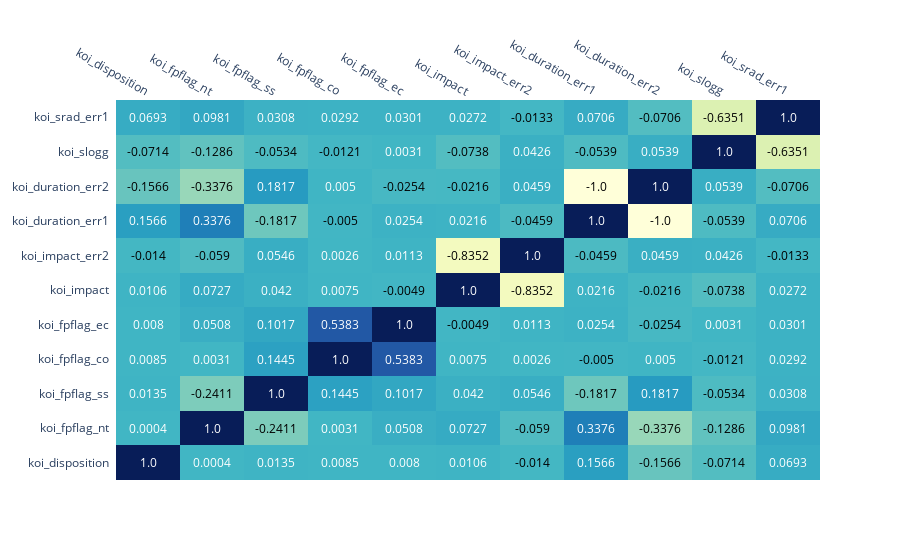

The cell this chart's notebook holds for it:
### Code cell
iplot(figfac.create_annotated_heatmap(rel_correlation.round(3).values, x=rel_correlation.columns.to_list(), 
                                  y=rel_correlation.index.to_list(), annotation_text=rel_correlation.round(4).values, colorscale= 'ylgnbu'))

### Figure 1 — Plotly figure (JSON) as saved in the notebook; plotly's stock layout.template omitted (floating-point values rounded to 4 significant figures)
{"data": [{"colorscale": [[0, "rgb(255,255,217)"], [0.125, "rgb(237,248,177)"], [0.25, "rgb(199,233,180)"], [0.375, "rgb(127,205,187)"], [0.5, "rgb(65,182,196)"], [0.625, "rgb(29,145,192)"], [0.75, "rgb(34,94,168)"], [0.875, "rgb(37,52,148)"], [1, "rgb(8,29,88)"]], "reversescale": false, "showscale": false, "type": "heatmap", "x": ["koi_disposition", "koi_fpflag_nt", "koi_fpflag_ss", "koi_fpflag_co", "koi_fpflag_ec", "koi_impact", "koi_impact_err2", "koi_duration_err1", "koi_duration_err2", "koi_slogg", "koi_srad_err1"], "y": ["koi_disposition", "koi_fpflag_nt", "koi_fpflag_ss", "koi_fpflag_co", "koi_fpflag_ec", "koi_impact", "koi_impact_err2", "koi_duration_err1", "koi_duration_err2", "koi_slogg", "koi_srad_err1"], "z": [[1, 0, 0.014, 0.009, 0.008, 0.011, -0.014, 0.157, -0.157, -0.071, 0.069], [0, 1, -0.241, 0.003, 0.051, 0.073, -0.059, 0.338, -0.338, -0.129, 0.098], [0.014, -0.241, 1, 0.145, 0.102, 0.042, 0.055, -0.182, 0.182, -0.053, 0.031], [0.009, 0.003, 0.145, 1, 0.538, 0.008, 0.003, -0.005, 0.005, -0.012, 0.029], [0.008, 0.051, 0.102, 0.538, 1, -0.005, 0.011, 0.025, -0.025, 0.003, 0.03], [0.011, 0.073, 0.042, 0.008, -0.005, 1, -0.835, 0.022, -0.022, -0.074, 0.027], [-0.014, -0.059, 0.055, 0.003, 0.011, -0.835, 1, -0.046, 0.046, 0.043, -0.013], [0.157, 0.338, -0.182, -0.005, 0.025, 0.022, -0.046, 1, -1, -0.054, 0.071], [-0.157, -0.338, 0.182, 0.005, -0.025, -0.022, 0.046, -1, 1, 0.054, -0.071], [-0.071, -0.129, -0.053, -0.012, 0.003, -0.074, 0.043, -0.054, 0.054, 1, -0.635], [0.069, 0.098, 0.031, 0.029, 0.03, 0.027, -0.013, 0.071, -0.071, -0.635, 1]]}], "layout": {"annotations": [{"font": {"color": "#FFFFFF"}, "showarrow": false, "text": "1.0", "x": "koi_disposition", "xref": "x", "y": "koi_disposition", "yref": "y"}, {"font": {"color": "#FFFFFF"}, "showarrow": false, "text": "0.0004", "x": "koi_fpflag_nt", "xref": "x", "y": "koi_disposition", "yref": "y"}, {"font": {"color": "#FFFFFF"}, "showarrow": false, "text": "0.0135", "x": "koi_fpflag_ss", "xref": "x", "y": "koi_disposition", "yref": "y"}, {"font": {"color": "#FFFFFF"}, "showarrow": false, "text": "0.0085", "x": "koi_fpflag_co", "xref": "x", "y": "koi_disposition", "yref": "y"}, {"font": {"color": "#FFFFFF"}, "showarrow": false, "text": "0.008", "x": "koi_fpflag_ec", "xref": "x", "y": "koi_disposition", "yref": "y"}, {"font": {"color": "#FFFFFF"}, "showarrow": false, "text": "0.0106", "x": "koi_impact", "xref": "x", "y": "koi_disposition", "yref": "y"}, {"font": {"color": "#000000"}, "showarrow": false, "text": "-0.014", "x": "koi_impact_err2", "xref": "x", "y": "koi_disposition", "yref": "y"}, {"font": {"color": "#FFFFFF"}, "showarrow": false, "text": "0.1566", "x": "koi_duration_err1", "xref": "x", "y": "koi_disposition", "yref": "y"}, {"font": {"color": "#000000"}, "showarrow": false, "text": "-0.1566", "x": "koi_duration_err2", "xref": "x", "y": "koi_disposition", "yref": "y"}, {"font": {"color": "#000000"}, "showarrow": false, "text": "-0.0714", "x": "koi_slogg", "xref": "x", "y": "koi_disposition", "yref": "y"}, {"font": {"color": "#FFFFFF"}, "showarrow": false, "text": "0.0693", "x": "koi_srad_err1", "xref": "x", "y": "koi_disposition", "yref": "y"}, {"font": {"color": "#FFFFFF"}, "showarrow": false, "text": "0.0004", "x": "koi_disposition", "xref": "x", "y": "koi_fpflag_nt", "yref": "y"}, {"font": {"color": "#FFFFFF"}, "showarrow": false, "text": "1.0", "x": "koi_fpflag_nt", "xref": "x", "y": "koi_fpflag_nt", "yref": "y"}, {"font": {"color": "#000000"}, "showarrow": false, "text": "-0.2411", "x": "koi_fpflag_ss", "xref": "x", "y": "koi_fpflag_nt", "yref": "y"}, {"font": {"color": "#FFFFFF"}, "showarrow": false, "text": "0.0031", "x": "koi_fpflag_co", "xref": "x", "y": "koi_fpflag_nt", "yref": "y"}, {"font": {"color": "#FFFFFF"}, "showarrow": false, "text": "0.0508", "x": "koi_fpflag_ec", "xref": "x", "y": "koi_fpflag_nt", "yref": "y"}, {"font": {"color": "#FFFFFF"}, "showarrow": false, "text": "0.0727", "x": "koi_impact", "xref": "x", "y": "koi_fpflag_nt", "yref": "y"}, {"font": {"color": "#000000"}, "showarrow": false, "text": "-0.059", "x": "koi_impact_err2", "xref": "x", "y": "koi_fpflag_nt", "yref": "y"}, {"font": {"color": "#FFFFFF"}, "showarrow": false, "text": "0.3376", "x": "koi_duration_err1", "xref": "x", "y": "koi_fpflag_nt", "yref": "y"}, {"font": {"color": "#000000"}, "showarrow": false, "text": "-0.3376", "x": "koi_duration_err2", "xref": "x", "y": "koi_fpflag_nt", "yref": "y"}, {"font": {"color": "#000000"}, "showarrow": false, "text": "-0.1286", "x": "koi_slogg", "xref": "x", "y": "koi_fpflag_nt", "yref": "y"}, {"font": {"color": "#FFFFFF"}, "showarrow": false, "text": "0.0981", "x": "koi_srad_err1", "xref": "x", "y": "koi_fpflag_nt", "yref": "y"}, {"font": {"color": "#FFFFFF"}, "showarrow": false, "text": "0.0135", "x": "koi_disposition", "xref": "x", "y": "koi_fpflag_ss", "yref": "y"}, {"font": {"color": "#000000"}, "showarrow": false, "text": "-0.2411", "x": "koi_fpflag_nt", "xref": "x", "y": "koi_fpflag_ss", "yref": "y"}, {"font": {"color": "#FFFFFF"}, "showarrow": false, "text": "1.0", "x": "koi_fpflag_ss", "xref": "x", "y": "koi_fpflag_ss", "yref": "y"}, {"font": {"color": "#FFFFFF"}, "showarrow": false, "text": "0.1445", "x": "koi_fpflag_co", "xref": "x", "y": "koi_fpflag_ss", "yref": "y"}, {"font": {"color": "#FFFFFF"}, "showarrow": false, "text": "0.1017", "x": "koi_fpflag_ec", "xref": "x", "y": "koi_fpflag_ss", "yref": "y"}, {"font": {"color": "#FFFFFF"}, "showarrow": false, "text": "0.042", "x": "koi_impact", "xref": "x", "y": "koi_fpflag_ss", "yref": "y"}, {"font": {"color": "#FFFFFF"}, "showarrow": false, "text": "0.0546", "x": "koi_impact_err2", "xref": "x", "y": "koi_fpflag_ss", "yref": "y"}, {"font": {"color": "#000000"}, "showarrow": false, "text": "-0.1817", "x": "koi_duration_err1", "xref": "x", "y": "koi_fpflag_ss", "yref": "y"}, {"font": {"color": "#FFFFFF"}, "showarrow": false, "text": "0.1817", "x": "koi_duration_err2", "xref": "x", "y": "koi_fpflag_ss", "yref": "y"}, {"font": {"color": "#000000"}, "showarrow": false, "text": "-0.0534", "x": "koi_slogg", "xref": "x", "y": "koi_fpflag_ss", "yref": "y"}, {"font": {"color": "#FFFFFF"}, "showarrow": false, "text": "0.0308", "x": "koi_srad_err1", "xref": "x", "y": "koi_fpflag_ss", "yref": "y"}, {"font": {"color": "#FFFFFF"}, "showarrow": false, "text": "0.0085", "x": "koi_disposition", "xref": "x", "y": "koi_fpflag_co", "yref": "y"}, {"font": {"color": "#FFFFFF"}, "showarrow": false, "text": "0.0031", "x": "koi_fpflag_nt", "xref": "x", "y": "koi_fpflag_co", "yref": "y"}, {"font": {"color": "#FFFFFF"}, "showarrow": false, "text": "0.1445", "x": "koi_fpflag_ss", "xref": "x", "y": "koi_fpflag_co", "yref": "y"}, {"font": {"color": "#FFFFFF"}, "showarrow": false, "text": "1.0", "x": "koi_fpflag_co", "xref": "x", "y": "koi_fpflag_co", "yref": "y"}, {"font": {"color": "#FFFFFF"}, "showarrow": false, "text": "0.5383", "x": "koi_fpflag_ec", "xref": "x", "y": "koi_fpflag_co", "yref": "y"}, {"font": {"color": "#FFFFFF"}, "showarrow": false, "text": "0.0075", "x": "koi_impact", "xref": "x", "y": "koi_fpflag_co", "yref": "y"}, {"font": {"color": "#FFFFFF"}, "showarrow": false, "text": "0.0026", "x": "koi_impact_err2", "xref": "x", "y": "koi_fpflag_co", "yref": "y"}, {"font": {"color": "#000000"}, "showarrow": false, "text": "-0.005", "x": "koi_duration_err1", "xref": "x", "y": "koi_fpflag_co", "yref": "y"}, {"font": {"color": "#FFFFFF"}, "showarrow": false, "text": "0.005", "x": "koi_duration_err2", "xref": "x", "y": "koi_fpflag_co", "yref": "y"}, {"font": {"color": "#000000"}, "showarrow": false, "text": "-0.0121", "x": "koi_slogg", "xref": "x", "y": "koi_fpflag_co", "yref": "y"}, {"font": {"color": "#FFFFFF"}, "showarrow": false, "text": "0.0292", "x": "koi_srad_err1", "xref": "x", "y": "koi_fpflag_co", "yref": "y"}, {"font": {"color": "#FFFFFF"}, "showarrow": false, "text": "0.008", "x": "koi_disposition", "xref": "x", "y": "koi_fpflag_ec", "yref": "y"}, {"font": {"color": "#FFFFFF"}, "showarrow": false, "text": "0.0508", "x": "koi_fpflag_nt", "xref": "x", "y": "koi_fpflag_ec", "yref": "y"}, {"font": {"color": "#FFFFFF"}, "showarrow": false, "text": "0.1017", "x": "koi_fpflag_ss", "xref": "x", "y": "koi_fpflag_ec", "yref": "y"}, {"font": {"color": "#FFFFFF"}, "showarrow": false, "text": "0.5383", "x": "koi_fpflag_co", "xref": "x", "y": "koi_fpflag_ec", "yref": "y"}, {"font": {"color": "#FFFFFF"}, "showarrow": false, "text": "1.0", "x": "koi_fpflag_ec", "xref": "x", "y": "koi_fpflag_ec", "yref": "y"}, {"font": {"color": "#000000"}, "showarrow": false, "text": "-0.0049", "x": "koi_impact", "xref": "x", "y": "koi_fpflag_ec", "yref": "y"}, {"font": {"color": "#FFFFFF"}, "showarrow": false, "text": "0.0113", "x": "koi_impact_err2", "xref": "x", "y": "koi_fpflag_ec", "yref": "y"}, {"font": {"color": "#FFFFFF"}, "showarrow": false, "text": "0.0254", "x": "koi_duration_err1", "xref": "x", "y": "koi_fpflag_ec", "yref": "y"}, {"font": {"color": "#000000"}, "showarrow": false, "text": "-0.0254", "x": "koi_duration_err2", "xref": "x", "y": "koi_fpflag_ec", "yref": "y"}, {"font": {"color": "#FFFFFF"}, "showarrow": false, "text": "0.0031", "x": "koi_slogg", "xref": "x", "y": "koi_fpflag_ec", "yref": "y"}, {"font": {"color": "#FFFFFF"}, "showarrow": false, "text": "0.0301", "x": "koi_srad_err1", "xref": "x", "y": "koi_fpflag_ec", "yref": "y"}, {"font": {"color": "#FFFFFF"}, "showarrow": false, "text": "0.0106", "x": "koi_disposition", "xref": "x", "y": "koi_impact", "yref": "y"}, {"font": {"color": "#FFFFFF"}, "showarrow": false, "text": "0.0727", "x": "koi_fpflag_nt", "xref": "x", "y": "koi_impact", "yref": "y"}, {"font": {"color": "#FFFFFF"}, "showarrow": false, "text": "0.042", "x": "koi_fpflag_ss", "xref": "x", "y": "koi_impact", "yref": "y"}, {"font": {"color": "#FFFFFF"}, "showarrow": false, "text": "0.0075", "x": "koi_fpflag_co", "xref": "x", "y": "koi_impact", "yref": "y"}, {"font": {"color": "#000000"}, "showarrow": false, "text": "-0.0049", "x": "koi_fpflag_ec", "xref": "x", "y": "koi_impact", "yref": "y"}, {"font": {"color": "#FFFFFF"}, "showarrow": false, "text": "1.0", "x": "koi_impact", "xref": "x", "y": "koi_impact", "yref": "y"}, {"font": {"color": "#000000"}, "showarrow": false, "text": "-0.8352", "x": "koi_impact_err2", "xref": "x", "y": "koi_impact", "yref": "y"}, {"font": {"color": "#FFFFFF"}, "showarrow": false, "text": "0.0216", "x": "koi_duration_err1", "xref": "x", "y": "koi_impact", "yref": "y"}, {"font": {"color": "#000000"}, "showarrow": false, "text": "-0.0216", "x": "koi_duration_err2", "xref": "x", "y": "koi_impact", "yref": "y"}, {"font": {"color": "#000000"}, "showarrow": false, "text": "-0.0738", "x": "koi_slogg", "xref": "x", "y": "koi_impact", "yref": "y"}, {"font": {"color": "#FFFFFF"}, "showarrow": false, "text": "0.0272", "x": "koi_srad_err1", "xref": "x", "y": "koi_impact", "yref": "y"}, {"font": {"color": "#000000"}, "showarrow": false, "text": "-0.014", "x": "koi_disposition", "xref": "x", "y": "koi_impact_err2", "yref": "y"}, {"font": {"color": "#000000"}, "showarrow": false, "text": "-0.059", "x": "koi_fpflag_nt", "xref": "x", "y": "koi_impact_err2", "yref": "y"}, {"font": {"color": "#FFFFFF"}, "showarrow": false, "text": "0.0546", "x": "koi_fpflag_ss", "xref": "x", "y": "koi_impact_err2", "yref": "y"}, {"font": {"color": "#FFFFFF"}, "showarrow": false, "text": "0.0026", "x": "koi_fpflag_co", "xref": "x", "y": "koi_impact_err2", "yref": "y"}, {"font": {"color": "#FFFFFF"}, "showarrow": false, "text": "0.0113", "x": "koi_fpflag_ec", "xref": "x", "y": "koi_impact_err2", "yref": "y"}, {"font": {"color": "#000000"}, "showarrow": false, "text": "-0.8352", "x": "koi_impact", "xref": "x", "y": "koi_impact_err2", "yref": "y"}, {"font": {"color": "#FFFFFF"}, "showarrow": false, "text": "1.0", "x": "koi_impact_err2", "xref": "x", "y": "koi_impact_err2", "yref": "y"}, {"font": {"color": "#000000"}, "showarrow": false, "text": "-0.0459", "x": "koi_duration_err1", "xref": "x", "y": "koi_impact_err2", "yref": "y"}, {"font": {"color": "#FFFFFF"}, "showarrow": false, "text": "0.0459", "x": "koi_duration_err2", "xref": "x", "y": "koi_impact_err2", "yref": "y"}, {"font": {"color": "#FFFFFF"}, "showarrow": false, "text": "0.0426", "x": "koi_slogg", "xref": "x", "y": "koi_impact_err2", "yref": "y"}, {"font": {"color": "#000000"}, "showarrow": false, "text": "-0.0133", "x": "koi_srad_err1", "xref": "x", "y": "koi_impact_err2", "yref": "y"}, {"font": {"color": "#FFFFFF"}, "showarrow": false, "text": "0.1566", "x": "koi_disposition", "xref": "x", "y": "koi_duration_err1", "yref": "y"}, {"font": {"color": "#FFFFFF"}, "showarrow": false, "text": "0.3376", "x": "koi_fpflag_nt", "xref": "x", "y": "koi_duration_err1", "yref": "y"}, {"font": {"color": "#000000"}, "showarrow": false, "text": "-0.1817", "x": "koi_fpflag_ss", "xref": "x", "y": "koi_duration_err1", "yref": "y"}, {"font": {"color": "#000000"}, "showarrow": false, "text": "-0.005", "x": "koi_fpflag_co", "xref": "x", "y": "koi_duration_err1", "yref": "y"}, {"font": {"color": "#FFFFFF"}, "showarrow": false, "text": "0.0254", "x": "koi_fpflag_ec", "xref": "x", "y": "koi_duration_err1", "yref": "y"}, {"font": {"color": "#FFFFFF"}, "showarrow": false, "text": "0.0216", "x": "koi_impact", "xref": "x", "y": "koi_duration_err1", "yref": "y"}, {"font": {"color": "#000000"}, "showarrow": false, "text": "-0.0459", "x": "koi_impact_err2", "xref": "x", "y": "koi_duration_err1", "yref": "y"}, {"font": {"color": "#FFFFFF"}, "showarrow": false, "text": "1.0", "x": "koi_duration_err1", "xref": "x", "y": "koi_duration_err1", "yref": "y"}, {"font": {"color": "#000000"}, "showarrow": false, "text": "-1.0", "x": "koi_duration_err2", "xref": "x", "y": "koi_duration_err1", "yref": "y"}, {"font": {"color": "#000000"}, "showarrow": false, "text": "-0.0539", "x": "koi_slogg", "xref": "x", "y": "koi_duration_err1", "yref": "y"}, {"font": {"color": "#FFFFFF"}, "showarrow": false, "text": "0.0706", "x": "koi_srad_err1", "xref": "x", "y": "koi_duration_err1", "yref": "y"}, {"font": {"color": "#000000"}, "showarrow": false, "text": "-0.1566", "x": "koi_disposition", "xref": "x", "y": "koi_duration_err2", "yref": "y"}, {"font": {"color": "#000000"}, "showarrow": false, "text": "-0.3376", "x": "koi_fpflag_nt", "xref": "x", "y": "koi_duration_err2", "yref": "y"}, {"font": {"color": "#FFFFFF"}, "showarrow": false, "text": "0.1817", "x": "koi_fpflag_ss", "xref": "x", "y": "koi_duration_err2", "yref": "y"}, {"font": {"color": "#FFFFFF"}, "showarrow": false, "text": "0.005", "x": "koi_fpflag_co", "xref": "x", "y": "koi_duration_err2", "yref": "y"}, {"font": {"color": "#000000"}, "showarrow": false, "text": "-0.0254", "x": "koi_fpflag_ec", "xref": "x", "y": "koi_duration_err2", "yref": "y"}, {"font": {"color": "#000000"}, "showarrow": false, "text": "-0.0216", "x": "koi_impact", "xref": "x", "y": "koi_duration_err2", "yref": "y"}, {"font": {"color": "#FFFFFF"}, "showarrow": false, "text": "0.0459", "x": "koi_impact_err2", "xref": "x", "y": "koi_duration_err2", "yref": "y"}, {"font": {"color": "#000000"}, "showarrow": false, "text": "-1.0", "x": "koi_duration_err1", "xref": "x", "y": "koi_duration_err2", "yref": "y"}, {"font": {"color": "#FFFFFF"}, "showarrow": false, "text": "1.0", "x": "koi_duration_err2", "xref": "x", "y": "koi_duration_err2", "yref": "y"}, {"font": {"color": "#FFFFFF"}, "showarrow": false, "text": "0.0539", "x": "koi_slogg", "xref": "x", "y": "koi_duration_err2", "yref": "y"}, {"font": {"color": "#000000"}, "showarrow": false, "text": "-0.0706", "x": "koi_srad_err1", "xref": "x", "y": "koi_duration_err2", "yref": "y"}, {"font": {"color": "#000000"}, "showarrow": false, "text": "-0.0714", "x": "koi_disposition", "xref": "x", "y": "koi_slogg", "yref": "y"}, {"font": {"color": "#000000"}, "showarrow": false, "text": "-0.1286", "x": "koi_fpflag_nt", "xref": "x", "y": "koi_slogg", "yref": "y"}, {"font": {"color": "#000000"}, "showarrow": false, "text": "-0.0534", "x": "koi_fpflag_ss", "xref": "x", "y": "koi_slogg", "yref": "y"}, {"font": {"color": "#000000"}, "showarrow": false, "text": "-0.0121", "x": "koi_fpflag_co", "xref": "x", "y": "koi_slogg", "yref": "y"}, {"font": {"color": "#FFFFFF"}, "showarrow": false, "text": "0.0031", "x": "koi_fpflag_ec", "xref": "x", "y": "koi_slogg", "yref": "y"}, {"font": {"color": "#000000"}, "showarrow": false, "text": "-0.0738", "x": "koi_impact", "xref": "x", "y": "koi_slogg", "yref": "y"}, {"font": {"color": "#FFFFFF"}, "showarrow": false, "text": "0.0426", "x": "koi_impact_err2", "xref": "x", "y": "koi_slogg", "yref": "y"}, {"font": {"color": "#000000"}, "showarrow": false, "text": "-0.0539", "x": "koi_duration_err1", "xref": "x", "y": "koi_slogg", "yref": "y"}, {"font": {"color": "#FFFFFF"}, "showarrow": false, "text": "0.0539", "x": "koi_duration_err2", "xref": "x", "y": "koi_slogg", "yref": "y"}, {"font": {"color": "#FFFFFF"}, "showarrow": false, "text": "1.0", "x": "koi_slogg", "xref": "x", "y": "koi_slogg", "yref": "y"}, {"font": {"color": "#000000"}, "showarrow": false, "text": "-0.6351", "x": "koi_srad_err1", "xref": "x", "y": "koi_slogg", "yref": "y"}, {"font": {"color": "#FFFFFF"}, "showarrow": false, "text": "0.0693", "x": "koi_disposition", "xref": "x", "y": "koi_srad_err1", "yref": "y"}, {"font": {"color": "#FFFFFF"}, "showarrow": false, "text": "0.0981", "x": "koi_fpflag_nt", "xref": "x", "y": "koi_srad_err1", "yref": "y"}, {"font": {"color": "#FFFFFF"}, "showarrow": false, "text": "0.0308", "x": "koi_fpflag_ss", "xref": "x", "y": "koi_srad_err1", "yref": "y"}, {"font": {"color": "#FFFFFF"}, "showarrow": false, "text": "0.0292", "x": "koi_fpflag_co", "xref": "x", "y": "koi_srad_err1", "yref": "y"}, {"font": {"color": "#FFFFFF"}, "showarrow": false, "text": "0.0301", "x": "koi_fpflag_ec", "xref": "x", "y": "koi_srad_err1", "yref": "y"}, {"font": {"color": "#FFFFFF"}, "showarrow": false, "text": "0.0272", "x": "koi_impact", "xref": "x", "y": "koi_srad_err1", "yref": "y"}, {"font": {"color": "#000000"}, "showarrow": false, "text": "-0.0133", "x": "koi_impact_err2", "xref": "x", "y": "koi_srad_err1", "yref": "y"}, {"font": {"color": "#FFFFFF"}, "showarrow": false, "text": "0.0706", "x": "koi_duration_err1", "xref": "x", "y": "koi_srad_err1", "yref": "y"}, {"font": {"color": "#000000"}, "showarrow": false, "text": "-0.0706", "x": "koi_duration_err2", "xref": "x", "y": "koi_srad_err1", "yref": "y"}, {"font": {"color": "#000000"}, "showarrow": false, "text": "-0.6351", "x": "koi_slogg", "xref": "x", "y": "koi_srad_err1", "yref": "y"}, {"font": {"color": "#FFFFFF"}, "showarrow": false, "text": "1.0", "x": "koi_srad_err1", "xref": "x", "y": "koi_srad_err1", "yref": "y"}], "xaxis": {"dtick": 1, "gridcolor": "rgb(0, 0, 0)", "side": "top", "ticks": ""}, "yaxis": {"dtick": 1, "ticks": "", "ticksuffix": "  "}}}
